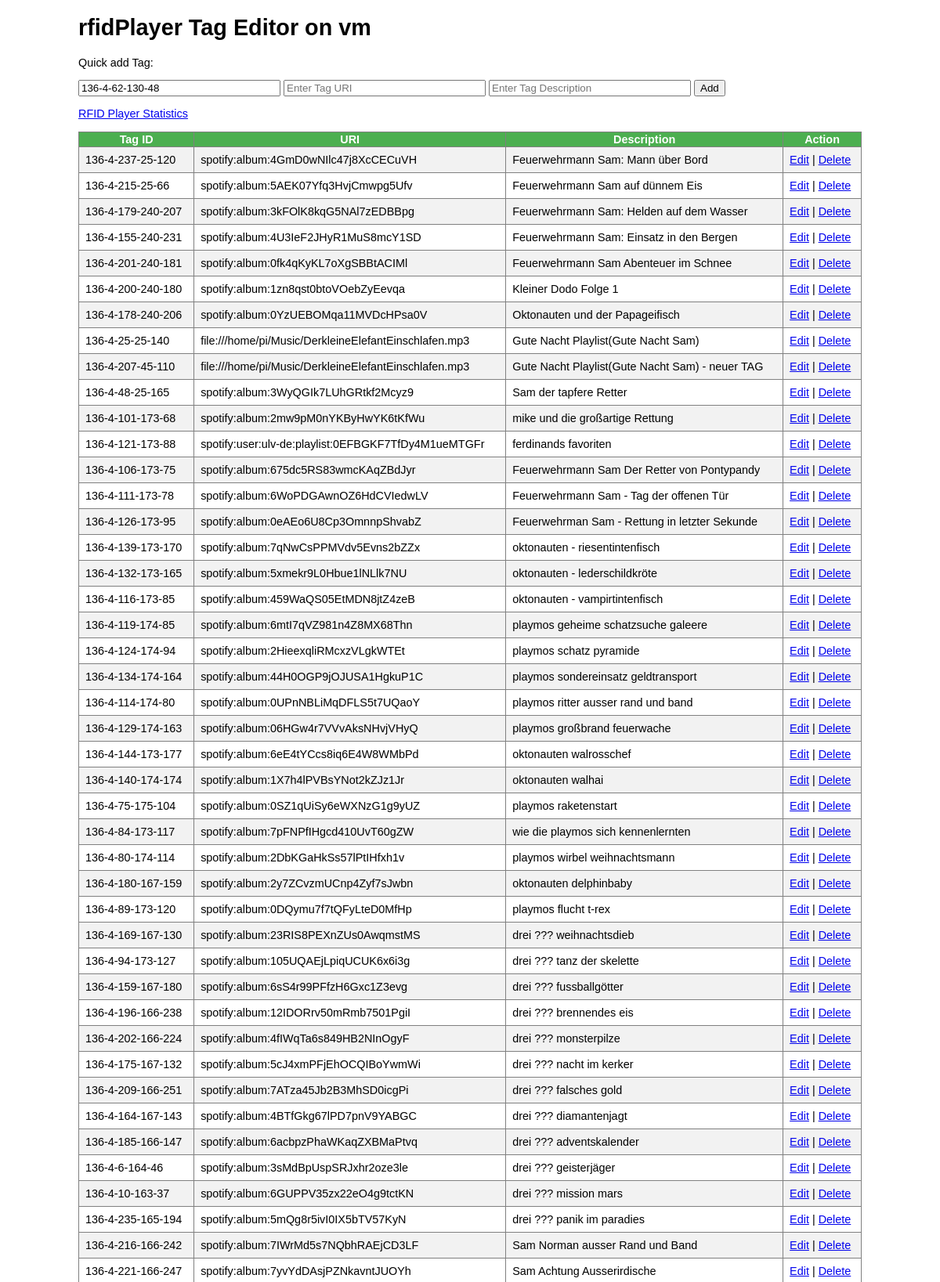
Screenshot of /index.php?add=true&tag_id=136-4-62-130-48 (upper part) with the database file from the repository.
### tables this page shows
CREATE TABLE "tagconfig" ("tag_id" VARCHAR(255), "tag_uri" VARCHAR(255), "tag_desc" VARCHAR(255));

### Db.php (called while the page is built, shortened)
<?php
class Db {
	public $db;
	public function __construct($db){
		$this->db = new SQLite3($db);
	}
	public function createTagTable(){
		return $this->db->exec('CREATE TABLE IF NOT EXISTS tagconfig (tag_id VARCHAR(255), tag_uri VARCHAR(255), tag_desc VARCHAR(255))');
	}
  public function createTagStatsTable(){
		return $this->db->exec('CREATE TABLE IF NOT EXISTS tagstats (tag_id TEXT, timestamp DATETIME DEFAULT CURRENT_TIMESTAMP )');
	}
	public function getAll(){
		return $this->db->query("SELECT rowid, * FROM tagconfig");
	}
}
?>

### index.php (the view, shortened to what this page needs)
<?php session_start();
$db = new Db('rfidplayer.sqlite');
$isEdit = isset($_REQUEST['edit']) ? true : false;
?>
<!DOCTYPE html>
<html>
<head>
</head>
<body>
	<div style="margin: 0 auto; width: 100%; max-width: 1000px; display: inline-block overflow-x:auto;">
		<div>
			<h1>rfidPlayer Tag Editor on <?php echo gethostname(); ?> </h1>
      <p style="display:<?php echo $isEdit ? 'none':'block'; ?>">Quick add Tag:
        <form style="display:<?php echo $isEdit ? 'none':'block'; ?>" action="" method="post">
  				<input type="text" name='tag_id' value="<?php echo isset($_REQUEST['add']) ? $_REQUEST['tag_id'] : ''; ?>" placeholder="Enter Tag UID" required="true">
  				<input type="text" name='tag_uri' placeholder="Enter Tag URI" required="">
          <input type="text" name='tag_desc' placeholder="Enter Tag Description" required="">
  				<input type="submit" name="ADD_TAG" value="Add">
  			</form>
      </p>
      <a style="display:<?php echo $isEdit ? 'none':'block'; ?>" href="tagstats.php">RFID Player Statistics</a>
		</div>
		<table cellpadding="1" border="1" width="100%">
			<tr>
				<th>Tag ID</th>
				<th>URI</th>
				<th>Description</th>
				<th>Action</th>
			</tr>
			<?php
			$result = $db->getAll();
			while($row = $result->fetchArray()) {
        $isEditCurrentRow = $isEdit && $id == $row['rowid'];
        ?>
  			<tr <?php echo $isEditCurrentRow ? 'class="edit-row"':'';?>>
  				<td><?php echo $row['tag_id'];?></td>
  				<td><?php echo $row['tag_uri'];?></td>
  				<td><?php echo $row['tag_desc'];?></td>
  				<td>
  					<div style="display: <?php echo $isEditCurrentRow ? 'none':'';?>">
              <a href="?edit=true&id=<?php echo $row['rowid']; ?>">Edit</a> |
    					<a href="?delete=true&id=<?php echo $row['rowid']; ?>" onclick="return confirm('Are you sure?');">Delete</a>
            </div>
  				</td>
  			</tr>
			<?php } ?>
		</table>
	</div>
</body>
</html>

### index.php (style rules this page uses)
body { font-family: Sans-serif; font-size: 0.9em; }
table { border-collapse: collapse; width: 100%; }
h, td { text-align: left; padding: 8px; }
tr:nth-child(even) { background-color: #f2f2f2 }
th { background-color: #4CAF50; color: white; }
input[type="text"] { width: 25%; }

### rows the page displays
tagconfig: tag "136-4-237-25-120", tag_uri "spotify:album:4GmD0wNIlc47j8XcCECuVH", tag_desc "Feuerwehrmann Sam: Mann über Bord"
tagconfig: tag "136-4-215-25-66", tag_uri "spotify:album:5AEK07Yfq3HvjCmwpg5Ufv", tag_desc "Feuerwehrmann Sam auf dünnem Eis"
tagconfig: tag "136-4-179-240-207", tag_uri "spotify:album:3kFOlK8kqG5NAl7zEDBBpg", tag_desc "Feuerwehrmann Sam: Helden auf dem Wasser"
tagconfig: tag "136-4-155-240-231", tag_uri "spotify:album:4U3IeF2JHyR1MuS8mcY1SD", tag_desc "Feuerwehrmann Sam: Einsatz in den Bergen"
tagconfig: tag "136-4-201-240-181", tag_uri "spotify:album:0fk4qKyKL7oXgSBBtACIMl", tag_desc "Feuerwehrmann Sam Abenteuer im Schnee"
tagconfig: tag "136-4-200-240-180", tag_uri "spotify:album:1zn8qst0btoVOebZyEevqa", tag_desc "Kleiner Dodo Folge 1"
tagconfig: tag "136-4-178-240-206", tag_uri "spotify:album:0YzUEBOMqa11MVDcHPsa0V", tag_desc "Oktonauten und der Papageifisch"
tagconfig: tag "136-4-25-25-140", tag_uri "file:///home/pi/Music/DerkleineElefantEinschlafen.mp3", tag_desc "Gute Nacht Playlist(Gute Nacht Sam)"
tagconfig: tag "136-4-207-45-110", tag_uri "file:///home/pi/Music/DerkleineElefantEinschlafen.mp3", tag_desc "Gute Nacht Playlist(Gute Nacht Sam) - neuer TAG"
tagconfig: tag "136-4-48-25-165", tag_uri "spotify:album:3WyQGIk7LUhGRtkf2Mcyz9", tag_desc "Sam der tapfere Retter"
tagconfig: tag "136-4-101-173-68", tag_uri "spotify:album:2mw9pM0nYKByHwYK6tKfWu", tag_desc "mike und die großartige Rettung"
tagconfig: tag "136-4-121-173-88", tag_uri "spotify:user:ulv-de:playlist:0EFBGKF7TfDy4M1ueMTGFr", tag_desc "ferdinands favoriten"
tagconfig: tag "136-4-106-173-75", tag_uri "spotify:album:675dc5RS83wmcKAqZBdJyr", tag_desc "Feuerwehrmann Sam Der Retter von Pontypandy"
tagconfig: tag "136-4-111-173-78", tag_uri "spotify:album:6WoPDGAwnOZ6HdCVIedwLV", tag_desc "Feuerwehrmann Sam - Tag der offenen Tür"
tagconfig: tag "136-4-126-173-95", tag_uri "spotify:album:0eAEo6U8Cp3OmnnpShvabZ", tag_desc "Feuerwehrman Sam - Rettung in letzter Sekunde"
tagconfig: tag "136-4-139-173-170", tag_uri "spotify:album:7qNwCsPPMVdv5Evns2bZZx", tag_desc "oktonauten - riesentintenfisch"
tagconfig: tag "136-4-132-173-165", tag_uri "spotify:album:5xmekr9L0Hbue1lNLlk7NU", tag_desc "oktonauten - lederschildkröte"
tagconfig: tag "136-4-116-173-85", tag_uri "spotify:album:459WaQS05EtMDN8jtZ4zeB", tag_desc "oktonauten - vampirtintenfisch"
tagconfig: tag "136-4-119-174-85", tag_uri "spotify:album:6mtI7qVZ981n4Z8MX68Thn", tag_desc "playmos geheime schatzsuche galeere"
tagconfig: tag "136-4-124-174-94", tag_uri "spotify:album:2HieexqliRMcxzVLgkWTEt", tag_desc "playmos schatz pyramide"
tagconfig: tag "136-4-134-174-164", tag_uri "spotify:album:44H0OGP9jOJUSA1HgkuP1C", tag_desc "playmos sondereinsatz geldtransport"
tagconfig: tag "136-4-114-174-80", tag_uri "spotify:album:0UPnNBLiMqDFLS5t7UQaoY", tag_desc "playmos ritter ausser rand und band"
tagconfig: tag "136-4-129-174-163", tag_uri "spotify:album:06HGw4r7VVvAksNHvjVHyQ", tag_desc "playmos großbrand feuerwache"
tagconfig: tag "136-4-144-173-177", tag_uri "spotify:album:6eE4tYCcs8iq6E4W8WMbPd", tag_desc "oktonauten walrosschef"
tagconfig: tag "136-4-140-174-174", tag_uri "spotify:album:1X7h4lPVBsYNot2kZJz1Jr", tag_desc "oktonauten walhai"
tagconfig: tag "136-4-75-175-104", tag_uri "spotify:album:0SZ1qUiSy6eWXNzG1g9yUZ", tag_desc "playmos raketenstart"
tagconfig: tag "136-4-84-173-117", tag_uri "spotify:album:7pFNPfIHgcd410UvT60gZW", tag_desc "wie die playmos sich kennenlernten"
tagconfig: tag "136-4-80-174-114", tag_uri "spotify:album:2DbKGaHkSs57lPtIHfxh1v", tag_desc "playmos wirbel weihnachtsmann"
tagconfig: tag "136-4-180-167-159", tag_uri "spotify:album:2y7ZCvzmUCnp4Zyf7sJwbn", tag_desc "oktonauten delphinbaby"
tagconfig: tag "136-4-89-173-120", tag_uri "spotify:album:0DQymu7f7tQFyLteD0MfHp", tag_desc "playmos flucht t-rex"
tagconfig: tag "136-4-169-167-130", tag_uri "spotify:album:23RIS8PEXnZUs0AwqmstMS", tag_desc "drei ??? weihnachtsdieb"
tagconfig: tag "136-4-94-173-127", tag_uri "spotify:album:105UQAEjLpiqUCUK6x6i3g", tag_desc "drei ??? tanz der skelette"
tagconfig: tag "136-4-159-167-180", tag_uri "spotify:album:6sS4r99PFfzH6Gxc1Z3evg", tag_desc "drei ??? fussballgötter"
tagconfig: tag "136-4-196-166-238", tag_uri "spotify:album:12IDORrv50mRmb7501PgiI", tag_desc "drei ??? brennendes eis"
tagconfig: tag "136-4-202-166-224", tag_uri "spotify:album:4fIWqTa6s849HB2NInOgyF", tag_desc "drei ??? monsterpilze"
tagconfig: tag "136-4-175-167-132", tag_uri "spotify:album:5cJ4xmPFjEhOCQIBoYwmWi", tag_desc "drei ??? nacht im kerker"
tagconfig: tag "136-4-209-166-251", tag_uri "spotify:album:7ATza45Jb2B3MhSD0icgPi", tag_desc "drei ??? falsches gold"
tagconfig: tag "136-4-164-167-143", tag_uri "spotify:album:4BTfGkg67lPD7pnV9YABGC", tag_desc "drei ??? diamantenjagt"
tagconfig: tag "136-4-185-166-147", tag_uri "spotify:album:6acbpzPhaWKaqZXBMaPtvq", tag_desc "drei ??? adventskalender"
tagconfig: tag "136-4-6-164-46", tag_uri "spotify:album:3sMdBpUspSRJxhr2oze3le", tag_desc "drei ??? geisterjäger"
tagconfig: tag "136-4-10-163-37", tag_uri "spotify:album:6GUPPV35zx22eO4g9tctKN", tag_desc "drei ??? mission mars"
tagconfig: tag "136-4-235-165-194", tag_uri "spotify:album:5mQg8r5ivI0IX5bTV57KyN", tag_desc "drei ??? panik im paradies"
tagconfig: tag "136-4-216-166-242", tag_uri "spotify:album:7IWrMd5s7NQbhRAEjCD3LF", tag_desc "Sam Norman ausser Rand und Band"
tagconfig: tag "136-4-221-166-247", tag_uri "spotify:album:7yvYdDAsjPZNkavntJUOYh", tag_desc "Sam Achtung Ausserirdische"

### other values shown
gethostname() "vm"
